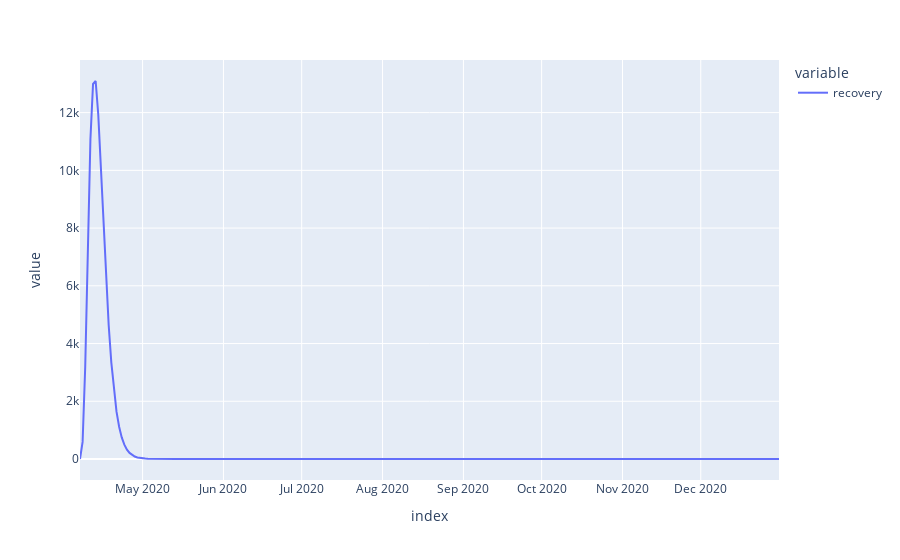

The notebook cell saved with this chart:
### Code cell
m2.get_derived_outputs_df().plot()

### Figure 1 — Plotly figure (JSON) as saved in the notebook; plotly's stock layout.template omitted (floating-point values rounded to 4 significant figures; data arrays with more than 128 entries replaced by an {"elided": "..."} marker saying what was removed)
{"data": [{"hovertemplate": "variable=recovery<br>index=%{x}<br>value=%{y}<extra></extra>", "legendgroup": "recovery", "line": {"color": "#636efa", "dash": "solid"}, "marker": {"symbol": "circle"}, "mode": "lines", "name": "recovery", "orientation": "v", "showlegend": true, "type": "scatter", "x": {"elided": "269 str values"}, "xaxis": "x", "y": {"elided": "269 float values"}, "yaxis": "y"}], "layout": {"legend": {"title": {"text": "variable"}, "tracegroupgap": 0}, "margin": {"t": 60}, "xaxis": {"anchor": "y", "domain": [0, 1], "title": {"text": "index"}}, "yaxis": {"anchor": "x", "domain": [0, 1], "title": {"text": "value"}}}}
